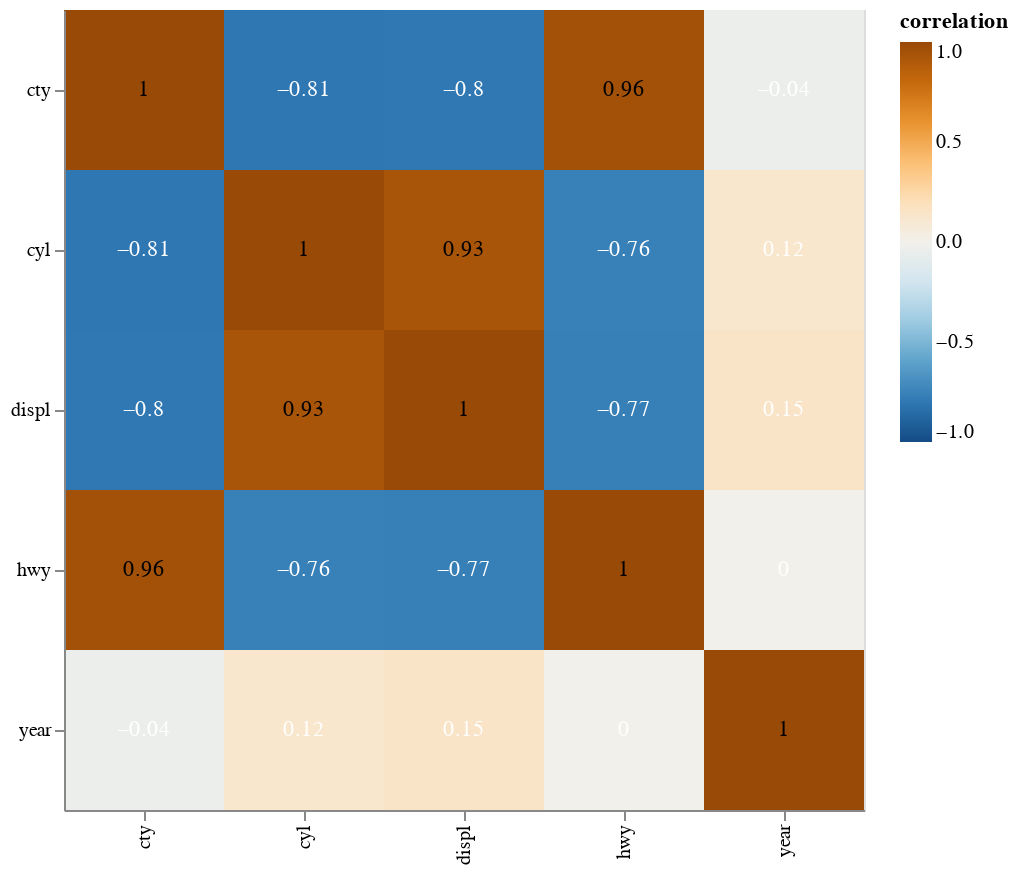

The notebook cell saved with this chart:
### Markdown cell above
## Create correlation heatmap

We can plot a correlation heatmap given a dataframe using `corr_heatmap` function.

### Code cell
cl.corr_heatmap(data)

### Figure 1 — Vega-Lite specification as saved in the notebook (floating-point values rounded to 4 significant figures)
{"config": {"view": {"continuousWidth": 400, "continuousHeight": 300}}, "layer": [{"mark": "rect", "encoding": {"color": {"field": "correlation", "scale": {"domain": [-1, 1], "scheme": "blueorange"}, "type": "quantitative"}, "x": {"field": "variable1", "title": "", "type": "nominal"}, "y": {"field": "variable2", "title": "", "type": "nominal"}}, "height": 400, "width": 400}, {"mark": "text", "encoding": {"color": {"condition": {"value": "black", "test": "(datum.correlation > 0.5)"}, "value": "white"}, "text": {"field": "rounded_corr", "type": "quantitative"}, "x": {"field": "variable1", "title": "", "type": "nominal"}, "y": {"field": "variable2", "title": "", "type": "nominal"}}, "height": 400, "width": 400}], "data": {"name": "data-2ac50ef91e0f60b7a2a7acf266cf856b"}, "$schema": "https://vega.github.io/schema/vega-lite/v4.17.0.json", "datasets": {"data-2ac50ef91e0f60b7a2a7acf266cf856b": [{"variable1": "displ", "variable2": "displ", "correlation": 1.0, "rounded_corr": 1.0}, {"variable1": "displ", "variable2": "year", "correlation": 0.1478, "rounded_corr": 0.15}, {"variable1": "displ", "variable2": "cyl", "correlation": 0.9302, "rounded_corr": 0.93}, {"variable1": "displ", "variable2": "cty", "correlation": -0.7985, "rounded_corr": -0.8}, {"variable1": "displ", "variable2": "hwy", "correlation": -0.766, "rounded_corr": -0.77}, {"variable1": "year", "variable2": "displ", "correlation": 0.1478, "rounded_corr": 0.15}, {"variable1": "year", "variable2": "year", "correlation": 1.0, "rounded_corr": 1.0}, {"variable1": "year", "variable2": "cyl", "correlation": 0.1222, "rounded_corr": 0.12}, {"variable1": "year", "variable2": "cty", "correlation": -0.03723, "rounded_corr": -0.04}, {"variable1": "year", "variable2": "hwy", "correlation": 0.002158, "rounded_corr": 0.0}, {"variable1": "cyl", "variable2": "displ", "correlation": 0.9302, "rounded_corr": 0.93}, {"variable1": "cyl", "variable2": "year", "correlation": 0.1222, "rounded_corr": 0.12}, {"variable1": "cyl", "variable2": "cyl", "correlation": 1.0, "rounded_corr": 1.0}, {"variable1": "cyl", "variable2": "cty", "correlation": -0.8058, "rounded_corr": -0.81}, {"variable1": "cyl", "variable2": "hwy", "correlation": -0.7619, "rounded_corr": -0.76}, {"variable1": "cty", "variable2": "displ", "correlation": -0.7985, "rounded_corr": -0.8}, {"variable1": "cty", "variable2": "year", "correlation": -0.03723, "rounded_corr": -0.04}, {"variable1": "cty", "variable2": "cyl", "correlation": -0.8058, "rounded_corr": -0.81}, {"variable1": "cty", "variable2": "cty", "correlation": 1.0, "rounded_corr": 1.0}, {"variable1": "cty", "variable2": "hwy", "correlation": 0.9559, "rounded_corr": 0.96}, {"variable1": "hwy", "variable2": "displ", "correlation": -0.766, "rounded_corr": -0.77}, {"variable1": "hwy", "variable2": "year", "correlation": 0.002158, "rounded_corr": 0.0}, {"variable1": "hwy", "variable2": "cyl", "correlation": -0.7619, "rounded_corr": -0.76}, {"variable1": "hwy", "variable2": "cty", "correlation": 0.9559, "rounded_corr": 0.96}, {"variable1": "hwy", "variable2": "hwy", "correlation": 1.0, "rounded_corr": 1.0}]}}
